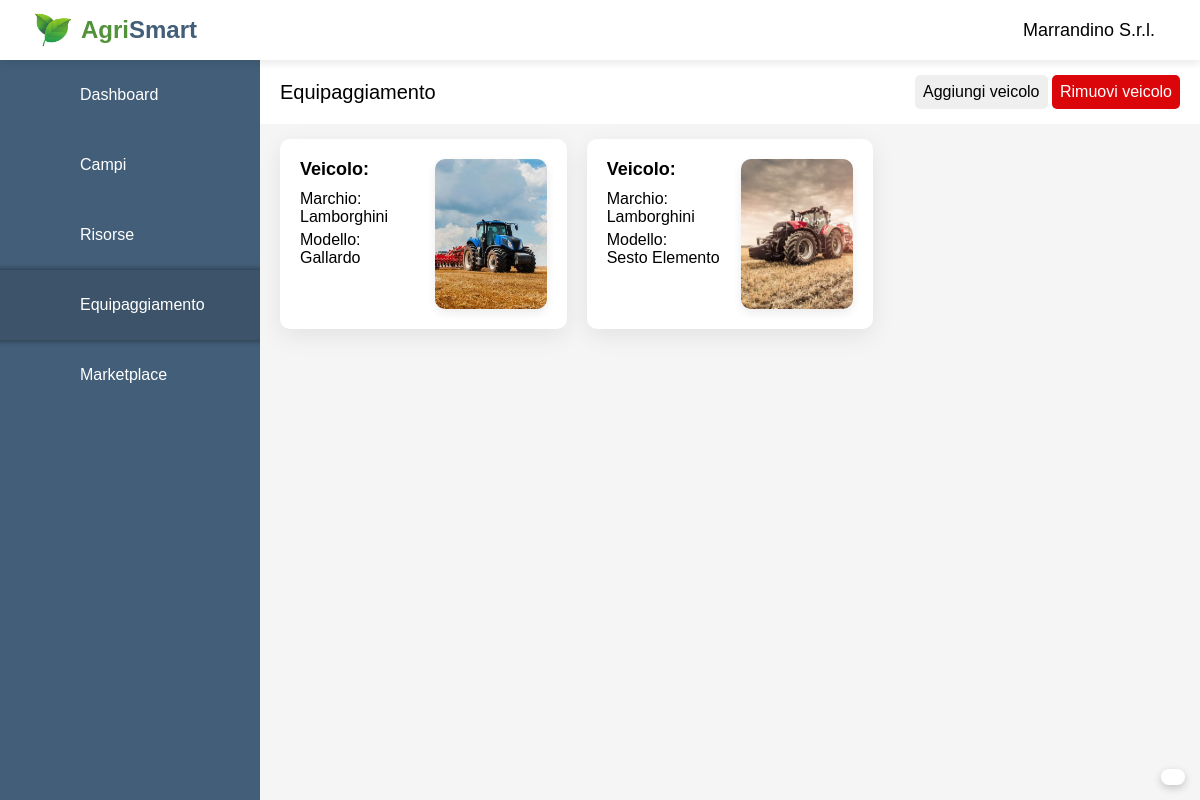
The app's page /agrismart/dashboard/equip.php (signed in) with its own data.
### tables this page shows
CREATE TABLE `veicoli` (
  `id_veicolo` int(11) NOT NULL,
  `marchio` varchar(100) NOT NULL,
  `modello` varchar(100) NOT NULL,
  `potenza` int(11) NOT NULL,
  `data_acquisto` date NOT NULL,
  `data_revisione` date NOT NULL,
  `percorso_img` varchar(255) NOT NULL,
  `id_utente` int(11) NOT NULL
);

### agrismart/dashboard/equip.php (the view, shortened to what this page needs)
<?php
    require_once "../main-page/scripts/database.php";
?>
<!DOCTYPE html>
<html lang="en">
<head>
    <link rel="stylesheet" href="https://atugatran.github.io/FontAwesome6Pro/css/all.min.css" >
    <link rel="stylesheet" href="styles/style_equip.css">
</head>
<body>
    <div class="container">
        <div class="topbar">
            <div class="topbar-logo">
                <a id="topbar-link-logo" href="dashboard.php">
                    <img src="/agrismart/img/leaf.png">
                    <h2 style="color: #52923a;">Agri</h2>
                    <h2 style="color: #435e78;">Smart</h2>
                </a>
            </div>
            <div class="topbar-session">
                <h3 id="topbar-farm-name"><?php echo $_SESSION['nomeAzienda']?></h3>
                <a href="scripts/logout.php"><button id="topbar-logout-btn"><i class='fa-regular fa-arrow-right-from-bracket'></i></button></a>
            </div>
        </div>
        <div class="sidebar">
            <div class="sidebar-button" id="sidebar-dashboard-button">
                <a href="dashboard.php">
                    <div>Dashboard</div>
                </a>
            </div>
            <div class="sidebar-button" id="sidebar-fields-button">
                <a href="fields.php">
                    <div>Campi</div>
                </a>
            </div>
            <div class="sidebar-button" id="sidebar-resources-button">
                <a href="resources.php">
                    <div>Risorse</div>
                </a>
            </div>
            <div class="sidebar-button" id="sidebar-equip-button">
                <a href="equip.php">
                    <div>Equipaggiamento</div>
                </a>
            </div>
            <div class="sidebar-button" id="sidebar-market-button">
                <a href="market.php">
                    <div>Marketplace</div>
                </a>
            </div>
        </div>
        <div class="main">
            <div class="upbar">
                <div class="upbar-title">Equipaggiamento</div>
                <div class="upbar-buttons">
                    <button id="upbar-add-btn">Aggiungi veicolo</button>
                    <button id="upbar-remove-btn">Rimuovi veicolo</button>
                </div>
            </div>
            <div class="cards">
                <?php
                    $sql = "SELECT * FROM veicoli WHERE id_utente = ?";
                            $stmt = mysqli_stmt_init($conn);
                            if (mysqli_stmt_prepare($stmt, $sql)) {
                                mysqli_stmt_bind_param($stmt, "i", $_SESSION["idUtente"]);
                                mysqli_stmt_execute($stmt);
                                $result = mysqli_stmt_get_result($stmt);
                                while ($row = mysqli_fetch_assoc($result)) {
                                echo    "<div class='card'>
                                            <div class='card-first-part'>
                                                <div class='card-content'>
                                                    <div class='card-text'>
                                                        <div class='card-title'>Veicolo:</div>
                                                        <div class='card-label'>Marchio:</div>
                                                        <div>" . $row['marchio'] ."</div>
                                                        <div class='card-label'>Modello:</div>
                                                        <div>" . $row['modello'] ."</div>
                                                    </div>
                                                    <img class='card-photo' src='" . $row['percorso_img'] ."' alt=''>
                                                </div>
                                                <form action='equip.php' method='post'>" .
                                                    "<input type='hidden' name='id-equip-submit' value='" . $row["id_veicolo"] . "'>" .
                                                    "<button type='submit' name='delete-equip-submit' class='card-delete disabled'>-</button>" .
                                                "</form>
                                            </div>";
                                echo     "<div class='card-second-part disabled'>" .
                                            "<div class='card-right-content'>
                                                        <div>
                                                            <div class='card-label'>Potenza:</div>
                                                            <div>" . $row['potenza'] . " Kw" . "</div>
                                                            <div class='card-label' style='margin-top:10px;'>Data revisione:</div>
                                                            <div>" . $row['data_revisione'] ."</div>
                                                        </div>
                                                        <div style='text-align: right;'>
                                                            <div class='card-label'>Data acquisto:</div>
                                                            <div>" . $row['data_acquisto'] ."</div>
                                                        </div>
                                                    </div>
                                             </div>" .
                                    "</div>";
                                }
                            }
                ?>
            </div>
            <button id='info-btn'><i class='fa fa-info'></i></button>
        </div>
    </div>
</body>
</html>

### agrismart/dashboard/styles/style_equip.css (style rules this page uses)
* { padding: 0; margin: 0; box-sizing: border-box; font-family: 'Montserrat', sans-serif; }
.main { position: absolute; top: 60px; width: calc(100% - 260px); left: 260px; min-height: calc(100vh - 60px); background: #f5f5f5; }
#info-btn { z-index: 3; position: fixed; right: 15px; bottom: 15px; background-color: #fff; border: none; padding: 8px 12px; cursor: pointer; border-radius: 10px; box-shadow: 0 3px 8px rgba(0,0,0,0.2); }
.topbar { position: fixed; background-color: #fff; box-shadow: 0 4px 8px 0 rgba(0,0,0,0.08); padding: 0 20px; height: 60px; width: 100%; display: flex; justify-content: space-between; align-items: center; z-index: 1; }
.topbar-logo img { width: 36px; margin-right: 10px; }
.topbar-session { display: flex; flex-direction: row; align-items: center; }
#topbar-link-logo { display: flex; align-items: center; text-decoration: none; padding-left: 15px; }
#topbar-farm-name { font-size: 18px; font-weight: 500; }
.sidebar { position: fixed; top: 60px; width: 260px; height: calc(100% - 60px); background:#435e78; overflow-x: hidden; }
.sidebar-button { width: 100%; padding: 5px 20px; background-color: #435e78; }
.sidebar-button a { width: 100%; font-weight: 450; text-decoration: none; color: #fff; height: 60px; display: flex; align-items: center; }
#sidebar-market-button { box-shadow: inset 0px 10px 6px -10px rgba(0, 0, 0, 0.5); }
#sidebar-equip-button { background-color: #3c536a; }
#sidebar-resources-button { box-shadow: inset 0px -10px 6px -10px rgba(0, 0, 0, 0.5); }
.upbar { display: grid; grid-template-columns: 2fr auto; padding: 15px 20px; background-color: #fff; align-items: center; }
.upbar-title { font-size:20px; font-weight: 400; }
.upbar-buttons button { padding: 8px; border: none; border-radius: 5px; font-size: 16px; cursor: pointer; transition: 0.2s; }
#upbar-remove-btn { color:#fff; background-color: #db060a; }
.cards { width: 100%; padding: 15px 20px; display: grid; grid-template-columns: repeat(3, 1fr); grid-gap: 20px; }
.card-first-part { position: relative; z-index: 2; padding: 20px; display:flex; flex-direction: column; justify-content: space-between; background: #fff; border-radius: 10px; box-shadow: 0 7px 25px rgba(0,0,0,0.08); }
.card-content { display: grid; grid-template-columns: 2fr 1fr; }
.card-title { font-size: 18px; font-weight: 600; margin-bottom: 10px; word-break: break-all; }
.card-photo { object-fit: cover; height: 150px; max-width: 112px; border-radius: 10px; box-shadow: 0 4px 10px rgba(0,0,0,0.08); }
.card-label { font-weight: 500; margin-top: 5px; }

### records on screen
veicoli: marchio "Lamborghini", modello "Gallardo", percorso_img (picture)
veicoli: marchio "Lamborghini", modello "Sesto Elemento", percorso_img (picture)

### other values on screen
$_SESSION['nomeAzienda'] "Marrandino S.r.l."
